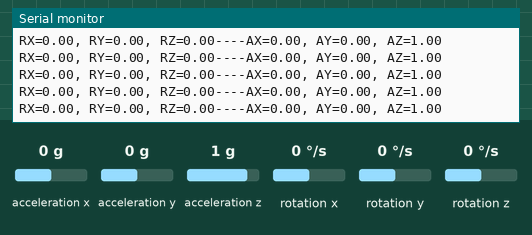
Recording of a sketch running on a simulated Arduino Uno, built with avr-gcc and run on an emulated ATmega328P. On the bench: the last lines printed to the serial monitor. The inputs (shaded band) are chosen by the test bench; at power-on: acceleration x 0 g, acceleration y 0 g, acceleration z 1 g, rotation x 0 °/s, rotation y 0 °/s, rotation z 0 °/s.

Above: at 1.7 s.
1.8 s: acceleration x set to -1.4 g
At 1.81 s:
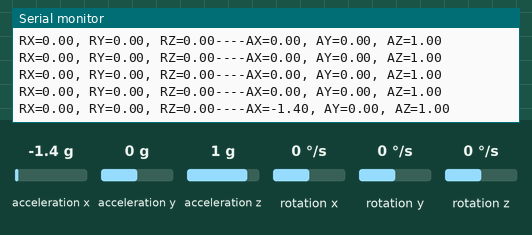
3.3 s: acceleration y set to -1.4 g
At 3.34 s:
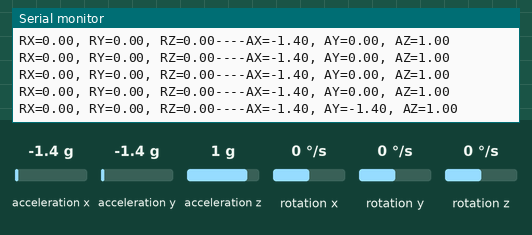
4.8 s: acceleration z set to -1.4 g
At 4.81 s:
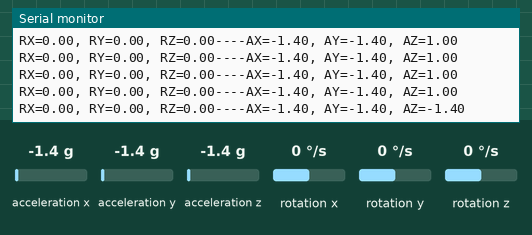
6.3 s: rotation x set to -192 °/s
At 6.34 s:
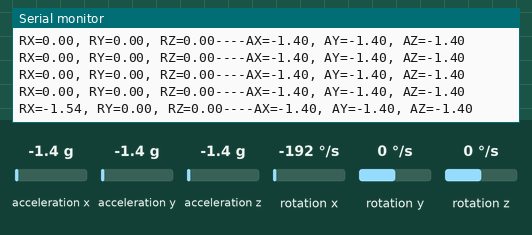
7.8 s: rotation y set to -192 °/s
At 7.81 s:
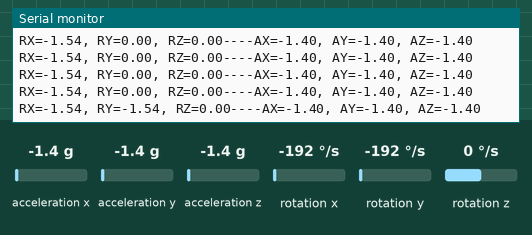
Timing chart, 0 to 10.3 s (numbered marks = the images above; inputs shaded):
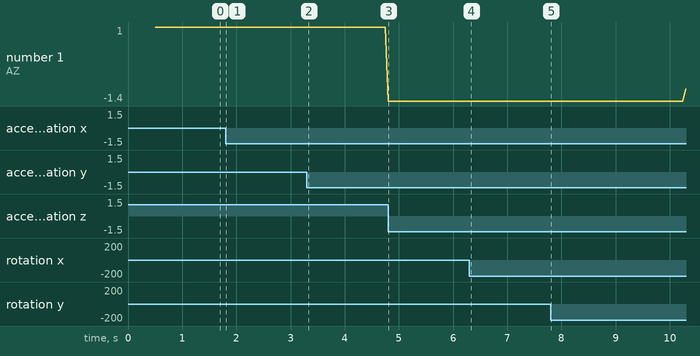

Measured:
- after the input at 1.8 s, the serial monitor: prints a new line at once (image 1)
- after the input at 3.3 s, the serial monitor: prints a new line at once (image 2)
- after the input at 4.8 s, the serial monitor: prints a new line at once (image 3)
- after the input at 6.3 s, the serial monitor: prints a new line at once (image 4)
- after the input at 7.8 s, the serial monitor: prints a new line at once (image 5)
- plotted number 1: -1.4 → -1 after the input at 7.8 s

The sketch:

mpu_92_65.ino
```cpp
#include <Wire.h>
#include <MPU6050.h>

MPU6050 mpu;

void setup() {
  Serial.begin(115200);
  Serial.println();

  Wire.begin();
  delay(500);
  mpu.initialize();

}

void loop() {
  int16_t ax, ay, az;
  mpu.getAcceleration(&ax, &ay, &az);
  float accelerationX = ax / 16384.0;
  float accelerationY = ay / 16384.0;
  float accelerationZ = az / 16384.0;

  int16_t rx, ry, rz;
  mpu.getRotation(&rx, &ry, &rz);
  float rotationX = rx / 16384.0;
  float rotationY = ry / 16384.0;
  float rotationZ = rz / 16384.0;

  Serial.print("RX="); Serial.print(rotationX,2); Serial.print(", ");
  Serial.print("RY="); Serial.print(rotationY,2); Serial.print(", ");
  Serial.print("RZ="); Serial.print(rotationZ,2);

  Serial.print("----");
  Serial.print("AX="); Serial.print(accelerationX,2); Serial.print(", ");
  Serial.print("AY="); Serial.print(accelerationY,2); Serial.print(", ");
  Serial.print("AZ="); Serial.print(accelerationZ,2);
  Serial.println();

  delay(50);
}
```
